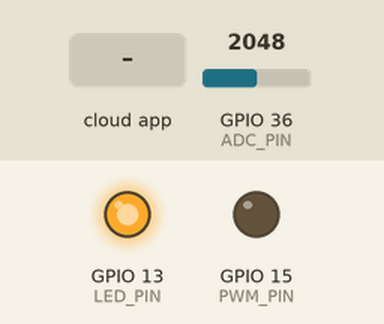
This sketch was run on a simulated ESP32. On the bench: output pins drawn as LEDs (lit = HIGH). The test bench sets the inputs (shaded band); at power-on: GPIO 36 (ADC_PIN) = 2048. The ROS host is connected and sends only what is stated.

Above: at 3.2 s.
3.3 s: the phone or cloud app sets pwm_duty_cycle to 100
At 4.3 s:
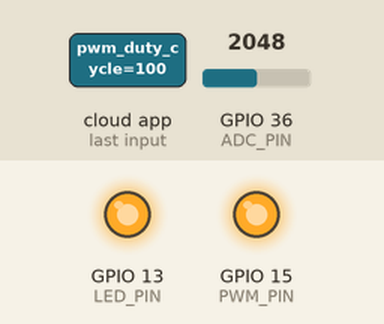
4.8 s: the phone or cloud app sets pwm_duty_cycle to -100
At 5.8 s:
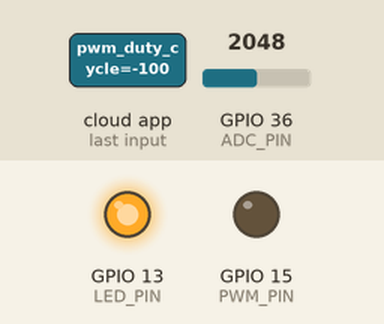
Timing chart, 0 to 7.8 s (numbered marks = the images above; inputs shaded):
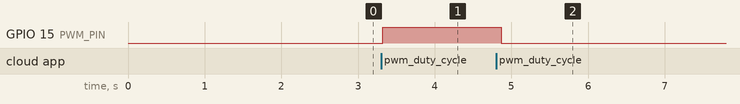

The sketch:

minireto3.ino
```cpp
// Incluye las bibliotecas necesarias para micro-ROS y la interacción con el hardware.
#include <micro_ros_arduino.h>
#include <stdio.h>
#include <rcl/rcl.h>
#include <rcl/error_handling.h>
#include <rclc/rclc.h>
#include <rclc/executor.h>
#include <std_msgs/msg/int32.h>
#include <std_msgs/msg/float32.h>

// Definición de los publicadores y el suscriptor
rcl_publisher_t raw_pot_publisher; // Publicador para el valor crudo del potenciómetro
std_msgs__msg__Int32 raw_pot_msg; // Mensaje para el valor crudo

rcl_publisher_t voltage_publisher; // Publicador para el valor de voltaje calculado
std_msgs__msg__Float32 voltage_msg; // Mensaje para el voltaje

rcl_subscription_t pwm_duty_cycle_subscriber; // Suscriptor para el ciclo de trabajo de PWM
std_msgs__msg__Float32 pwm_duty_cycle_msg; // Mensaje para el ciclo de trabajo de PWM

// Ejecutor, soporte y nodo para micro-ROS
rclc_executor_t executor;
rclc_support_t support;
rcl_allocator_t allocator;
rcl_node_t node;

// Temporizadores para las tareas periódicas
rcl_timer_t timer_1, timer_2;

// Definición de pines
#define LED_PIN 13 // Pin para el LED de error
#define PWM_PIN 15 // Pin para la señal de PWM
#define ADC_PIN 36 // Pin para leer el potenciómetro

// Variables globales para almacenar los últimos valores leídos
int last_raw_value = 0; // Último valor crudo leído del potenciómetro
float last_voltage_value = 0.0; // Último valor de voltaje calculado

// Función de error para indicar problemas mediante el parpadeo del LED
void error_loop(){
  while(1){
    digitalWrite(LED_PIN, !digitalRead(LED_PIN));
    delay(100);
  }
}

// Callback para el primer temporizador: Lee el potenciómetro y calcula el voltaje
void timer_1_callback(rcl_timer_t * timer, int64_t last_call_time) {
  RCLC_UNUSED(last_call_time);
  if (timer != NULL) {
    last_raw_value = analogRead(ADC_PIN); // Lee el valor crudo del potenciómetro
    last_voltage_value = (last_raw_value / 4096.0) * 3.3; // Calcula el voltaje
  }
}

// Callback para el segundo temporizador: Publica los valores crudo y de voltaje
void timer_2_callback(rcl_timer_t * timer, int64_t last_call_time) {
  RCLC_UNUSED(last_call_time);
  if (timer != NULL) {
    raw_pot_msg.data = last_raw_value; // Asigna el valor crudo al mensaje
    rcl_publish(&raw_pot_publisher, &raw_pot_msg, NULL); // Publica el valor crudo

    voltage_msg.data = last_voltage_value; // Asigna el valor de voltaje al mensaje
    rcl_publish(&voltage_publisher, &voltage_msg, NULL); // Publica el valor de voltaje
  }
}

// Callback para la suscripción al ciclo de trabajo de PWM
void pwm_duty_cycle_callback(const void * msgin) {
  const std_msgs__msg__Float32 * msg = (const std_msgs__msg__Float32 *)msgin;
  float duty_cycle_percentage = msg->data; // Obtiene el porcentaje del ciclo de trabajo del mensaje
  // Asegura que el porcentaje esté dentro de un rango válido
  duty_cycle_percentage = fmax(fmin(duty_cycle_percentage, 100.0), 0.0);
  // Calcula el valor de PWM basado en el porcentaje
  int pwm_value = (int)((duty_cycle_percentage / 100.0) * 255.0);
  // Ajusta el ciclo de trabajo de PWM en el canal 0
  ledcWrite(0, pwm_value);
}

// Configuración inicial del programa
void setup() {
  set_microros_transports();

  pinMode(LED_PIN, OUTPUT);
  digitalWrite(LED_PIN, HIGH);
  pinMode(ADC_PIN, INPUT);

  // Configura el PWM con una frecuencia de 5000Hz, canal 0 y resolución de 8 bits
  const int pwmFrequency = 5000;
  const int pwmChannel = 0;
  const int pwmResolution = 8;
  ledcSetup(pwmChannel, pwmFrequency, pwmResolution);
  ledcAttachPin(PWM_PIN, pwmChannel);

  delay(2000);

  allocator = rcl_get_default_allocator();
  rclc_support_init(&support, 0, NULL, &allocator);
  rclc_node_init_default(&node, "micro_ros_esp32_node", "", &support);

  // Inicializa los publicadores y el suscriptor
  rclc_publisher_init_default(&raw_pot_publisher, &node, ROSIDL_GET_MSG_TYPE_SUPPORT(std_msgs, msg, Int32), "micro_ros_esp32/raw_pot");
  rclc_publisher_init_default(&voltage_publisher, &node, ROSIDL_GET_MSG_TYPE_SUPPORT(std_msgs, msg, Float32), "micro_ros_esp32/voltage");
  rclc_subscription_init_default(&pwm_duty_cycle_subscriber, &node, ROSIDL_GET_MSG_TYPE_SUPPORT(std_msgs, msg, Float32), "/micro_ros_esp32/pwm_duty_cycle");

  // Inicializa y configura los temporizadores
  rclc_timer_init_default(&timer_1, &support, RCL_MS_TO_NS(10), timer_1_callback);
  rclc_timer_init_default(&timer_2, &support, RCL_MS_TO_NS(100), timer_2_callback);

  // Configura el ejecutor con las suscripciones y temporizadores
  rclc_executor_init(&executor, &support.context, 4, &allocator);
  rclc_executor_add_subscription(&executor, &pwm_duty_cycle_subscriber, &pwm_duty_cycle_msg, &pwm_duty_cycle_callback, ON_NEW_DATA);
  rclc_executor_add_timer(&executor, &timer_1);
  rclc_executor_add_timer(&executor, &timer_2);
}

// Bucle principal del programa
void loop() {
  delay(100); // Pequeña pausa para no saturar el CPU
  // Ejecuta las tareas pendientes del ejecutor, incluyendo el manejo de mensajes y temporizadores
  rclc_executor_spin_some(&executor, RCL_MS_TO_NS(100));
}
```

Measured:
- after the input at 3.3 s, GPIO 15 (PWM_PIN): LOW → HIGH at once
- after the input at 4.8 s, GPIO 15 (PWM_PIN): HIGH → LOW after 0.07 s
